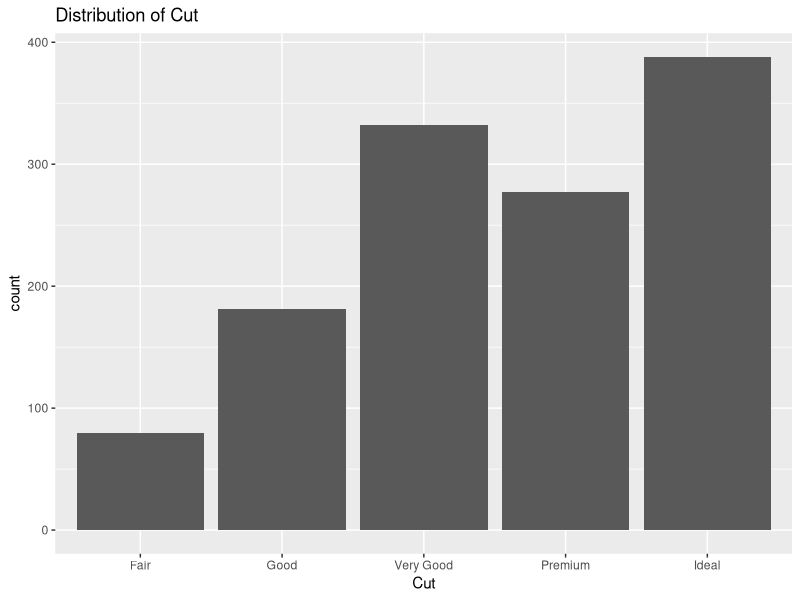
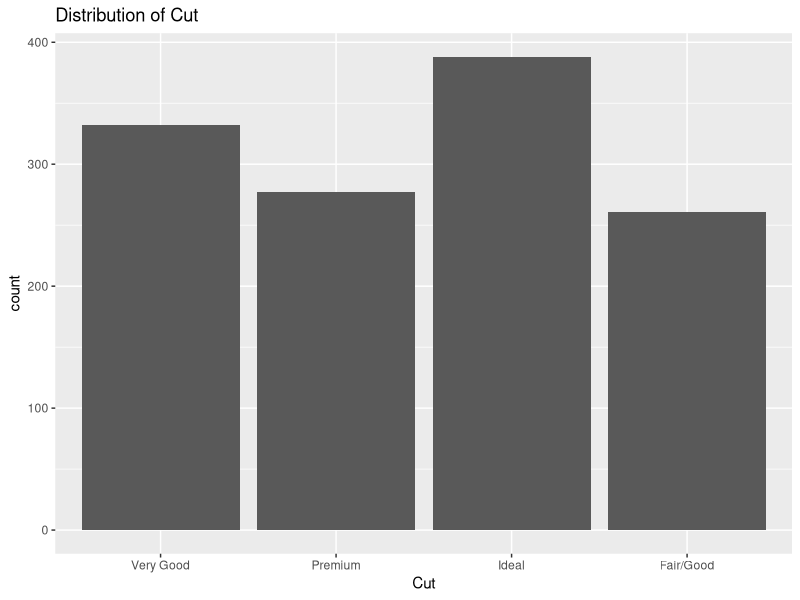

Source code (R) for these figures, in order:
## ---- chunk 1
knitr::opts_chunk$set(echo = TRUE)
library(tidyverse)
library(knitr)
library(broom)
## ---- chunk 2
filtered_data <- diamonds %>% subset(carat == 0.5)
glimpse(filtered_data)
## ---- chunk 3
ggplot(filtered_data, aes(cut)) +
  geom_bar() +
  labs(x = 'Cut', title = 'Distribution of Cut')
## ---- chunk 4
filtered_data <- filtered_data %>%
  mutate(cut = fct_lump_n(cut, 3, other_level = 'Fair/Good'))
## ---- chunk 5
ggplot(filtered_data, aes(cut)) +
  geom_bar() +
  labs(x = 'Cut', title = 'Distribution of Cut')
